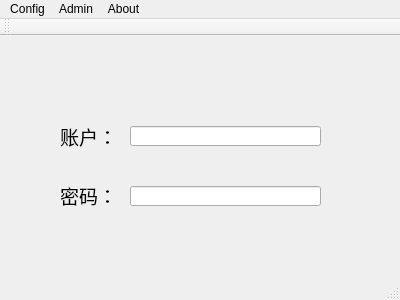
<?xml version="1.0" encoding="UTF-8"?>
<ui version="4.0">
 <class>MainWindow</class>
 <widget class="QMainWindow" name="MainWindow">
  <property name="geometry">
   <rect>
    <x>0</x>
    <y>0</y>
    <width>400</width>
    <height>300</height>
   </rect>
  </property>
  <property name="windowTitle">
   <string>MainWindow</string>
  </property>
  <property name="autoFillBackground">
   <bool>false</bool>
  </property>
  <property name="styleSheet">
   <string notr="true">QMainWindow
{
	
}</string>
  </property>
  <widget class="QWidget" name="centralWidget">
   <property name="styleSheet">
    <string notr="true"/>
   </property>
   <widget class="QLabel" name="label_2">
    <property name="geometry">
     <rect>
      <x>60</x>
      <y>134</y>
      <width>71</width>
      <height>51</height>
     </rect>
    </property>
    <property name="font">
     <font>
      <family>宋体</family>
      <pointsize>14</pointsize>
     </font>
    </property>
    <property name="text">
     <string>密码：</string>
    </property>
   </widget>
   <widget class="QLabel" name="label_3">
    <property name="geometry">
     <rect>
      <x>60</x>
      <y>75</y>
      <width>71</width>
      <height>51</height>
     </rect>
    </property>
    <property name="font">
     <font>
      <family>宋体</family>
      <pointsize>14</pointsize>
     </font>
    </property>
    <property name="text">
     <string>账户：</string>
    </property>
   </widget>
   <widget class="QLineEdit" name="lineEditAccount">
    <property name="geometry">
     <rect>
      <x>130</x>
      <y>90</y>
      <width>191</width>
      <height>20</height>
     </rect>
    </property>
   </widget>
   <widget class="QLineEdit" name="lineEditPassword">
    <property name="geometry">
     <rect>
      <x>130</x>
      <y>150</y>
      <width>191</width>
      <height>20</height>
     </rect>
    </property>
    <property name="echoMode">
     <enum>QLineEdit::Password</enum>
    </property>
   </widget>
  </widget>
  <widget class="QMenuBar" name="menuBar">
   <property name="geometry">
    <rect>
     <x>0</x>
     <y>0</y>
     <width>400</width>
     <height>21</height>
    </rect>
   </property>
   <widget class="QMenu" name="menuFile">
    <property name="title">
     <string>Config</string>
    </property>
    <addaction name="actionLoad"/>
    <addaction name="actionSave"/>
   </widget>
   <widget class="QMenu" name="menuAdmin">
    <property name="title">
     <string>Admin</string>
    </property>
    <addaction name="actionconfig1"/>
    <addaction name="actionconfig2"/>
    <addaction name="actionconfig3"/>
   </widget>
   <widget class="QMenu" name="menuAbout">
    <property name="title">
     <string>About</string>
    </property>
   </widget>
   <addaction name="menuFile"/>
   <addaction name="menuAdmin"/>
   <addaction name="menuAbout"/>
  </widget>
  <widget class="QToolBar" name="mainToolBar">
   <attribute name="toolBarArea">
    <enum>TopToolBarArea</enum>
   </attribute>
   <attribute name="toolBarBreak">
    <bool>false</bool>
   </attribute>
  </widget>
  <widget class="QStatusBar" name="statusBar"/>
  <action name="actionLoad">
   <property name="text">
    <string>Load</string>
   </property>
   <property name="statusTip">
    <string>从服务器中，把本账号的配置都下载到本地，并更新到软件界面的显示中</string>
   </property>
  </action>
  <action name="actionSave">
   <property name="text">
    <string>Save</string>
   </property>
  </action>
  <action name="actionconfig1">
   <property name="checkable">
    <bool>true</bool>
   </property>
   <property name="enabled">
    <bool>true</bool>
   </property>
   <property name="text">
    <string>config1</string>
   </property>
  </action>
  <action name="actionconfig2">
   <property name="checkable">
    <bool>true</bool>
   </property>
   <property name="text">
    <string>config2</string>
   </property>
  </action>
  <action name="actionconfig3">
   <property name="checkable">
    <bool>true</bool>
   </property>
   <property name="text">
    <string>config3</string>
   </property>
  </action>
 </widget>
 <layoutdefault spacing="6" margin="11"/>
 <resources/>
 <connections/>
</ui>
